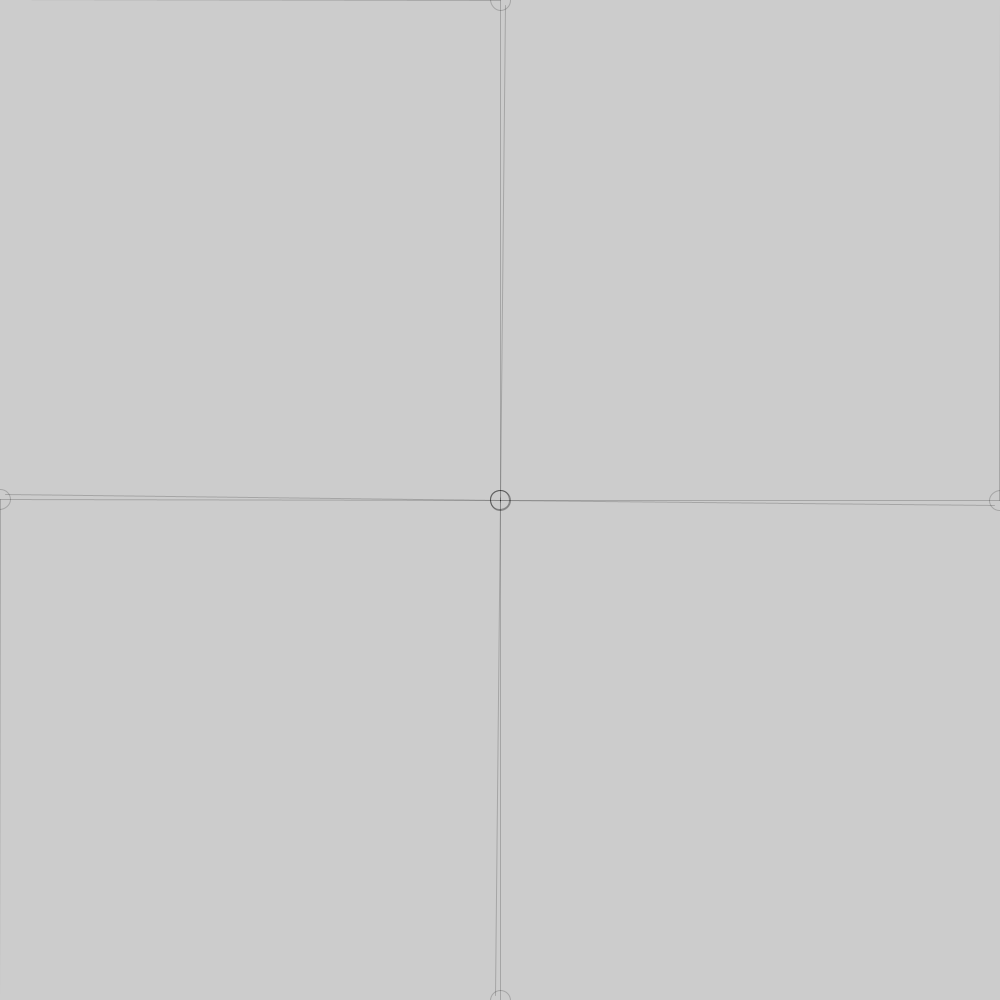
Frame 1 (no input)
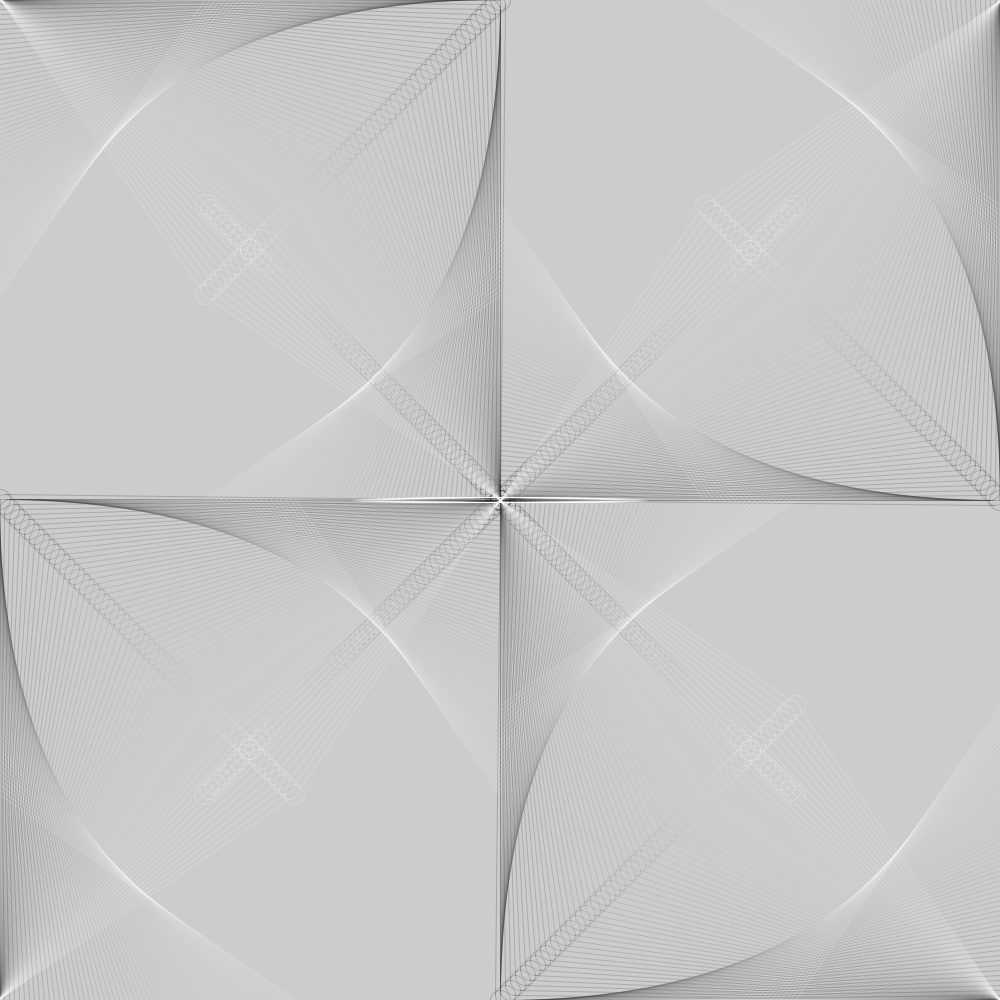
Frame 60 (the mouse pressed at the canvas centre just before this capture)
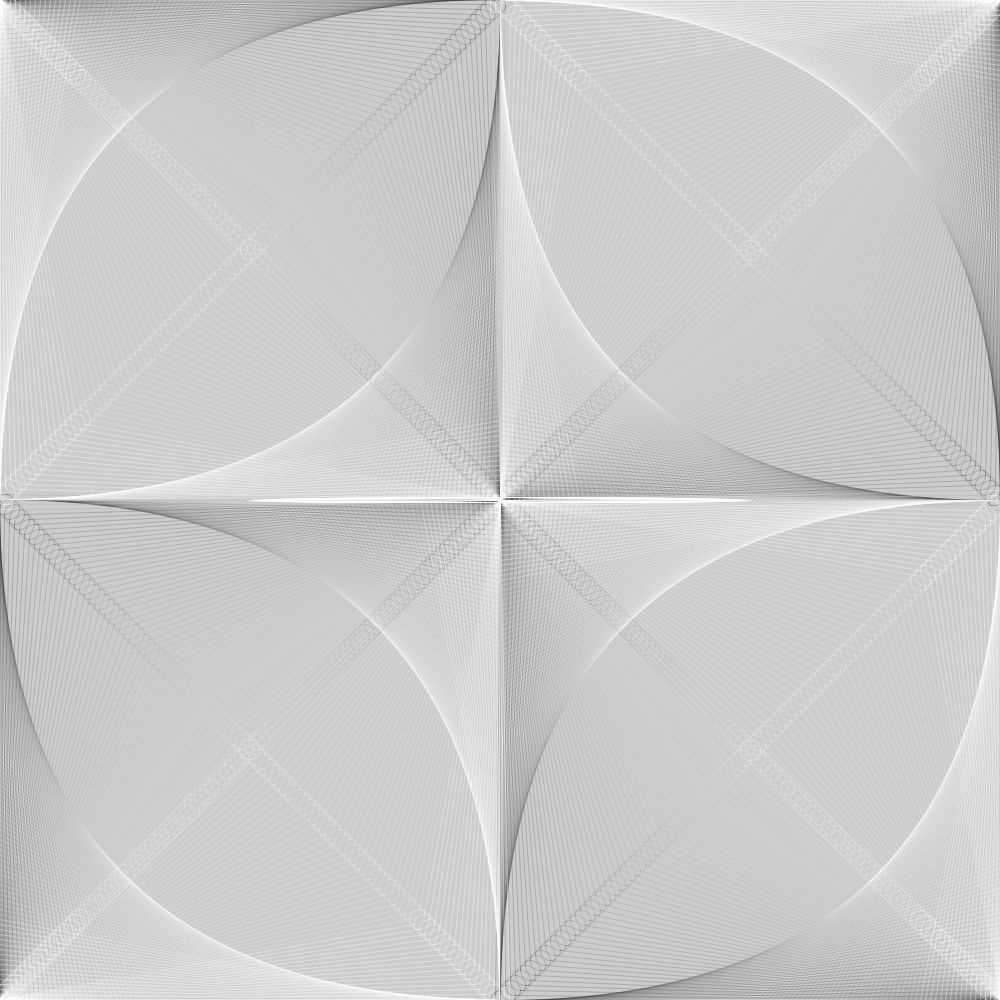
Frame 120 (the mouse held since frame 60 and released just before this capture)

The Processing sketch that drew these frames (run headless with seeded random() and noise(); from frame 60 on, the mouse is pressed at the canvas centre):

// Processing sketch: processing_69916
// ── processing_69916.pde

//Stanley L, programing1,6
//www.cupnoodles.webs.com
int x=0;
int y=5;
void setup()
{
  size(1000, 1000);
  frameRate(50);
  
}

void draw()
{
  noFill();
  drawPattern();
  if(x>5000){
  x=-5;}
}
void drawPattern()
{
  stroke(x+y,x+y,x+y,50);
  
  ellipse(500,500,x,y);
  
  translate(500,500);
  ellipse(x, 500-x, 20, 20);
  ellipse(x, x, 20, 20);
  line(x, 0, 0, 500-x);
  line(x-5, 495-x, 0, 0);
  line(x, 500, 500, 500-x);
  line(x+5, 505-x, 500, 500); 
  
  rotate(PI/2);
  ellipse(x, 500-x, 20, 20);
  ellipse(x, x, 20, 20);
  line(x, 0, 0, 500-x);
  line(x-5, 495-x, 0, 0);
  line(x, 500, 500, 500-x);
  line(x+5, 505-x, 500, 500);
 
  
    rotate(PI/2);
  ellipse(x, 500-x, 20, 20);
  ellipse(x, x, 20, 20);
  line(x, 0, 0, 500-x);
  line(x-5, 495-x, 0, 0);
  line(x, 500, 500, 500-x);
  line(x+5, 505-x, 500, 500);
  
    rotate(PI/2);
  ellipse(x, 500-x, 20, 20);
  ellipse(x, x, 20, 20);
  line(x, 0, 0, 500-x);
  line(x-5, 495-x, 0, 0);
  line(x, 500, 500, 500-x);
  line(x+5, 505-x, 500, 500);
  x=x+y;
 
  if(x>500)
  {
    y=y-5;
  }
   if(x<0)
  {
    y=y+5;
  }
}
